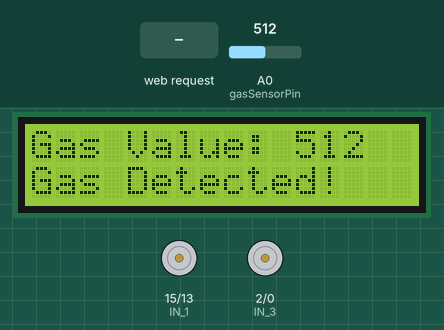
Simulated run of this sketch. Board: ESP8266 (NodeMCU). On the bench: 16×2 character LCD, motor-driver pin pairs drawn as motors (green arrow = first pin HIGH = forward, orange = second pin HIGH = backward, longer = more drive, scaled by the enable pin). The test bench sets the inputs (shaded band); at power-on: A0 (gasSensorPin) = 512. The modem accepts every AT command (registered, SIM ready, sends succeed) and sends nothing else; what the sketch prints to the serial monitor is not drawn.

Above: at 3.2 s.
3.3 s: A0 (gasSensorPin) set to 319
At 14.0 s:
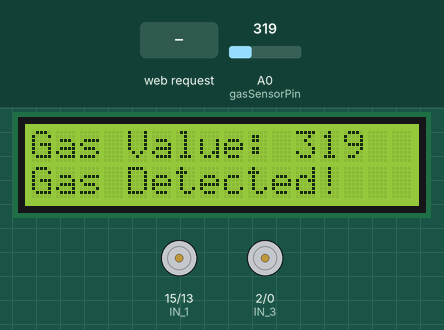
14.6 s: A0 (gasSensorPin) set to 285
At 24.7 s:
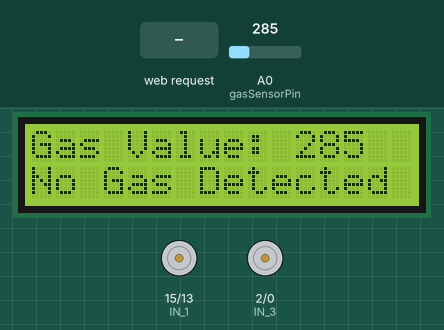
25.6 s: A0 (gasSensorPin) set to 306
At 27.0 s:
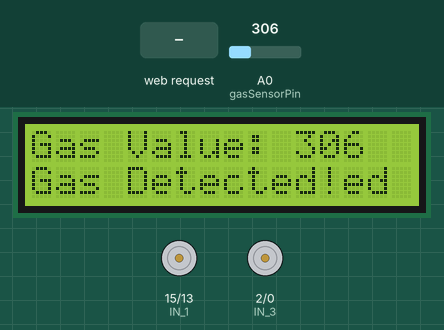
33.8 s: HTTP request GET /?State=F received
42.0 s: A0 (gasSensorPin) set to 290
At 49.4 s:
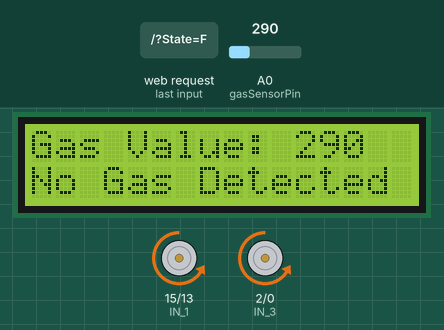
50.2 s: HTTP request GET /?State=B received
At 52.6 s:
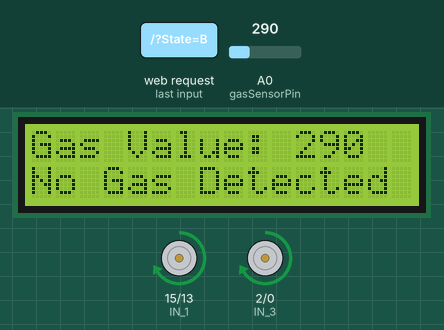
Timing chart, 0 to 54.1 s (numbered marks = the images above; inputs shaded):
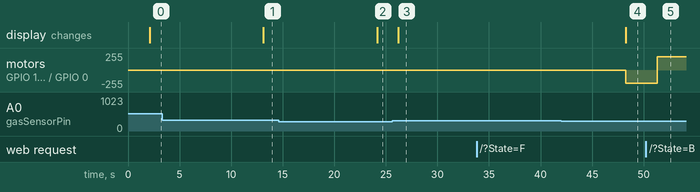

The sketch:

sketch_feb24a.ino
```cpp
#include <ESP8266WiFi.h>
#include <WiFiClient.h>
#include <ESP8266WebServer.h>
#include <Wire.h>
#include <LiquidCrystal_I2C.h>
#include <SoftwareSerial.h>

#define ENA   14          // Enable/speed motors Right        GPIO14(D5)
#define ENB   12          // Enable/speed motors Left         GPIO12(D6)
#define IN_1  15          // L298N in1 motors Right           GPIO15(D8)
#define IN_2  13          // L298N in2 motors Right           GPIO13(D7)
#define IN_3  2           // L298N in3 motors Left            GPIO2(D4)
#define IN_4  0           // L298N in4 motors Left            GPIO0(D3)

String command;             //String to store app command state.
int speedCar = 800;         // 400 - 1023.
int speed_Coeff = 3;

const char* ssid = "NodeMCU Car";
ESP8266WebServer server(80);

LiquidCrystal_I2C lcd(0x27, 16, 2);  // I2C address 0x27, 16 columns and 2 rows
const int gasSensorPin = A0;  // Analog pin connected to the MQ9 gas sensor
const int threshold = 300;    // Set your gas threshold value here
SoftwareSerial gsmSerial(9, 10);  // RX, TX for SIM900A GSM module

void setup() {
  pinMode(ENA, OUTPUT);
  pinMode(ENB, OUTPUT);
  pinMode(IN_1, OUTPUT);
  pinMode(IN_2, OUTPUT);
  pinMode(IN_3, OUTPUT);
  pinMode(IN_4, OUTPUT);

  Serial.begin(115200);
  lcd.begin(16, 2);
  lcd.print("Gas Detector");
  delay(2000);
  lcd.clear();
  lcd.backlight();  // Turn on the backlight

  WiFi.mode(WIFI_AP);
  WiFi.softAP(ssid);
  IPAddress myIP = WiFi.softAPIP();
  Serial.print("AP IP address: ");
  Serial.println(myIP);

  server.on("/", HTTP_handleRoot);
  server.onNotFound(HTTP_handleRoot);
  server.begin();

  gsmSerial.begin(9600);
}

void loop() {
  server.handleClient();
  int gasValue = analogRead(gasSensorPin);

  lcd.setCursor(0, 0);
  lcd.print("Gas Value: ");
  lcd.print(gasValue);

  if (gasValue > threshold) {
    lcd.setCursor(0, 1);
    lcd.print("Gas Detected!");

    sendSMS("Gas Leakage Detected!");
    delay(5000);  // Delay to avoid continuous alerts
  } else {
    lcd.setCursor(0, 1);
    lcd.print("No Gas Detected");
  }

  delay(1000);

  command = server.arg("State");
  if (command == "F") goAhead();
  else if (command == "B") goBack();
  else if (command == "L") goLeft();
  else if (command == "R") goRight();
  else if (command == "I") goAheadRight();
  else if (command == "G") goAheadLeft();
  else if (command == "J") goBackRight();
  else if (command == "H") goBackLeft();
  else if (command == "0") speedCar = 400;
  else if (command == "1") speedCar = 470;
  else if (command == "2") speedCar = 540;
  else if (command == "3") speedCar = 610;
  else if (command == "4") speedCar = 680;
  else if (command == "5") speedCar = 750;
  else if (command == "6") speedCar = 820;
  else if (command == "7") speedCar = 890;
  else if (command == "8") speedCar = 960;
  else if (command == "9") speedCar = 1023;
  else if (command == "S") stopRobot();
}

void goAhead(){
  digitalWrite(IN_1, LOW);
  digitalWrite(IN_2, HIGH);
  analogWrite(ENA, speedCar);

  digitalWrite(IN_3, LOW);
  digitalWrite(IN_4, HIGH);
  analogWrite(ENB, speedCar);
}

void goBack(){
  digitalWrite(IN_1, HIGH);
  digitalWrite(IN_2, LOW);
  analogWrite(ENA, speedCar);

  digitalWrite(IN_3, HIGH);
  digitalWrite(IN_4, LOW);
  analogWrite(ENB, speedCar);
}

void goRight(){
  digitalWrite(IN_1, HIGH);
  digitalWrite(IN_2, LOW);
  analogWrite(ENA, speedCar);

  digitalWrite(IN_3, LOW);
  digitalWrite(IN_4, HIGH);
  analogWrite(ENB, speedCar);
}

void goLeft(){
  digitalWrite(IN_1, LOW);
  digitalWrite(IN_2, HIGH);
  analogWrite(ENA, speedCar);

  digitalWrite(IN_3, HIGH);
  digitalWrite(IN_4, LOW);
  analogWrite(ENB, speedCar);
}

void goAheadRight(){
  digitalWrite(IN_1, LOW);
  digitalWrite(IN_2, HIGH);
  analogWrite(ENA, speedCar/speed_Coeff);

  digitalWrite(IN_3, LOW);
  digitalWrite(IN_4, HIGH);
  analogWrite(ENB, speedCar);
}

void goAheadLeft(){
  digitalWrite(IN_1, LOW);
  digitalWrite(IN_2, HIGH);
  analogWrite(ENA, speedCar);

  digitalWrite(IN_3, LOW);
  digitalWrite(IN_4, HIGH);
  analogWrite(ENB, speedCar/speed_Coeff);
}

void goBackRight(){
  digitalWrite(IN_1, HIGH);
  digitalWrite(IN_2, LOW);
  analogWrite(ENA, speedCar/speed_Coeff);

  digitalWrite(IN_3, HIGH);
  digitalWrite(IN_4, LOW);
  analogWrite(ENB, speedCar);
}

void goBackLeft(){
  digitalWrite(IN_1, HIGH);
  digitalWrite(IN_2, LOW);
  analogWrite(ENA, speedCar);

  digitalWrite(IN_3, HIGH);
  digitalWrite(IN_4, LOW);
  analogWrite(ENB, speedCar/speed_Coeff);
}

void stopRobot(){
  digitalWrite(IN_1, LOW);
  digitalWrite(IN_2, LOW);
  analogWrite(ENA, speedCar);

  digitalWrite(IN_3, LOW);
  digitalWrite(IN_4, LOW);
  analogWrite(ENB, speedCar);
}

void HTTP_handleRoot(void) {
  if (server.hasArg("State")) {
    Serial.println(server.arg("State"));
  }
  server.send(200, "text/html", "");
  delay(1);
}

void sendSMS(String message) {
  gsmSerial.println("AT");
  delay(1000);

  gsmSerial.println("AT+CMGF=1");
  delay(1000);

  gsmSerial.print("AT+CMGS=\"+917387302651\"");  // Replace with your recipient's phone number
  gsmSerial.write('\r');
  delay(1000);

  gsmSerial.println(message);
  delay(1000);

  gsmSerial.write(0x1A);
  delay(1000);
}
```

Measured:
- the behaviour switches between 301 and 300 on A0 (gasSensorPin) (found by bisection; images 1 and 2)
- after the input at 3.3 s, the display: changes after 9.8 s (image 1)
- after the input at 14.6 s, the display: changes after 9.6 s (image 2)
- after the input at 25.6 s, the display: changes after 0.61 s (image 3)
- after the input at 33.8 s, every drawn part: stays the same
- after the input at 42.0 s, the display: changes after 6.3 s (image 4)
- after the input at 50.2 s, motor on GPIO 15 (IN_1) / GPIO 13 (IN_2), motor on GPIO 2 (IN_3) / GPIO 0 (IN_4): backward 199/255 → forward 199/255 after 1.1 s
